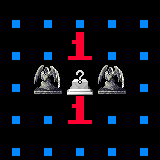

Tiled map render using the project's own tile images. Description and the whole map definition, tile-layer contents included, below:
An orthogonal 5x5 tile map with 32x32 px tiles, 3 tile layers (Tile Layer, Feature Layer, Tag Layer), 2 tilesets.

<map version="2017.05.26" orientation="orthogonal" renderorder="right-down" width="5" height="5" tilewidth="32" tileheight="32" backgroundcolor="#000000" nextobjectid="1">
 <properties>
  <property name="code" value=": ee_tso(_G)" />
  <property name="orient" value="float" />
  <property name="tags" value="ee_5x5" />
 </properties>
 <tileset firstgid="1" source="../tilesets/features.tsx" />
 <tileset firstgid="205" source="../tilesets/basic.tsx" />
 <layer name="Tile Layer" width="5" height="5">
  <data encoding="csv">
205,205,205,205,205,
205,205,28,205,205,
205,76,72,76,205,
205,205,28,205,205,
205,205,205,205,205
</data>
 </layer>
 <layer name="Feature Layer" width="5" height="5">
  <data encoding="csv">
0,0,0,0,0,
0,0,0,0,0,
0,0,0,0,0,
0,0,0,0,0,
0,0,0,0,0
</data>
 </layer>
 <layer name="Tag Layer" width="5" height="5">
  <data encoding="csv">
0,0,0,0,0,
0,0,0,0,0,
0,0,0,0,0,
0,0,0,0,0,
0,0,0,0,0
</data>
 </layer>
 <objectgroup name="Scripting Layer" />
</map>
